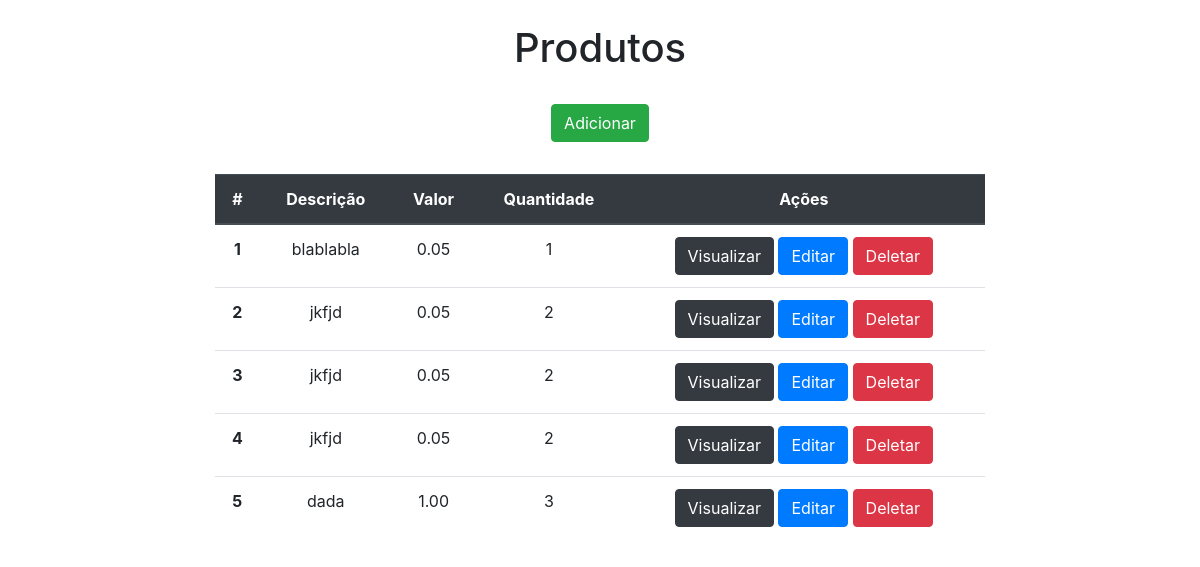
Before: / with the older database file.
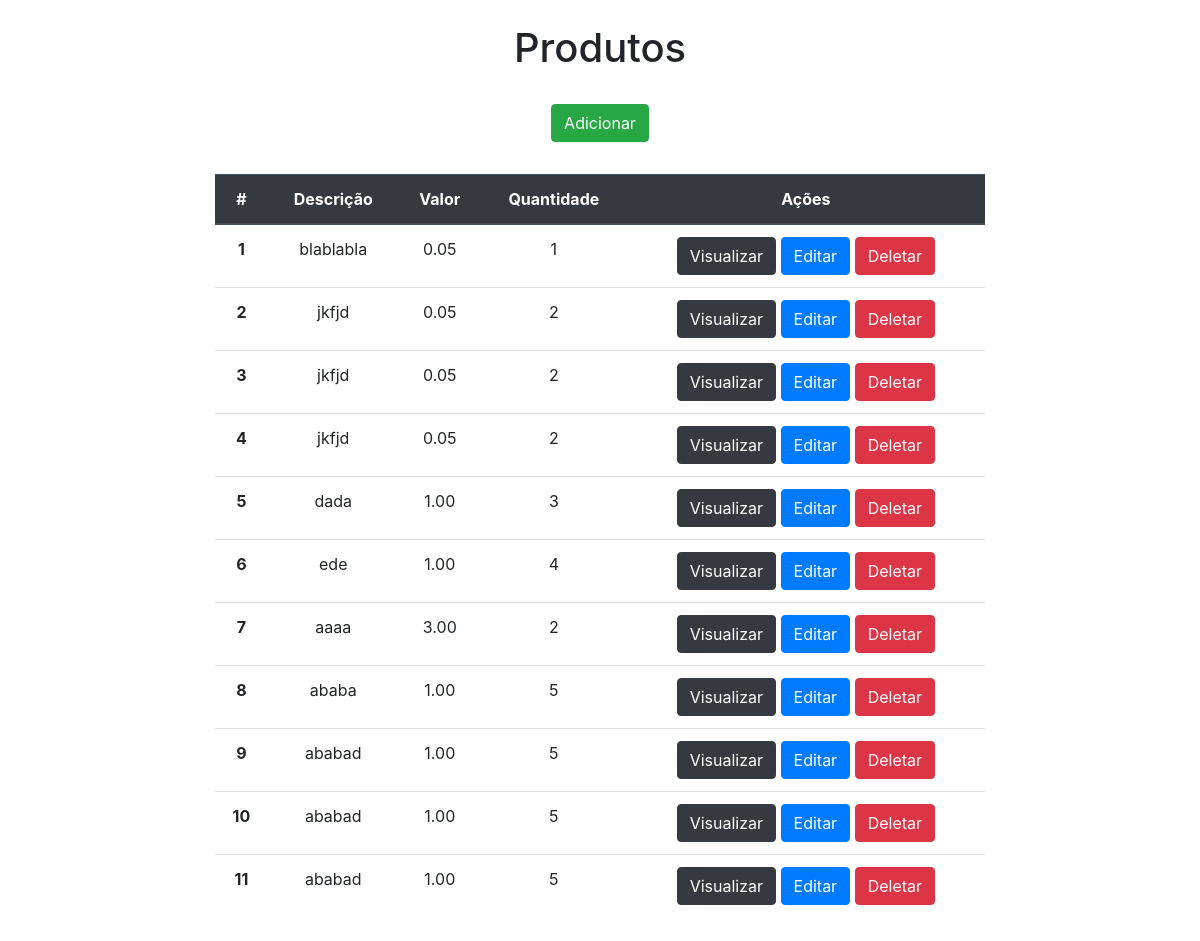
After: the same page with the newer database file.
### products/models.py (models this page shows, shortened)
class Product(models.Model):
    description = models.CharField(max_length=100)
    price = models.DecimalField(max_digits=9, decimal_places=2)
    quantity = models.IntegerField()

### products/views.py (the view)
# urls.py: 2. Add a URL to urlpatterns:  path('', views.home, name='home')
def home(request):
    products = Product.objects.all()
    return render(request, 'index.html', {'products': products})

### products/templates/index.html (shortened to what this page needs)
<!DOCTYPE html>
<html lang="pt-br">
<head>
    <link rel="stylesheet" href="https://stackpath.bootstrapcdn.com/bootstrap/4.4.1/css/bootstrap.min.css">
</head>
<body>
    <div class="col-8 m-auto pt-4 pb-2 text-center">
        <h1>Produtos</h1>
    </div>
    <div class="col-8 m-auto pt-3 pb-2 text-center">
        <a href="/create" class="btn btn-success">Adicionar</a>
    </div>
    <div class="col-8 m-auto pt-4 pb-2 text-center">
        <table class="table">
          <thead class="thead-dark">
            <tr>
              <th scope="col">#</th>
              <th scope="col">Descrição</th>
              <th scope="col">Valor</th>
              <th scope="col">Quantidade</th>
              <th scope="col">Ações</th>
            </tr>
          </thead>
          <tbody>
          {% for dbs in products %}
            <tr>
              <th>{{dbs.id}}</th>
              <td>{{dbs.description}}</td>
              <td>{{dbs.price}}</td>
              <td>{{dbs.quantity}}</td>
              <td>
                  <a href="view/<int:pk>" class="btn btn-dark">Visualizar</a>
                  <a href="" class="btn btn-primary">Editar</a>
                  <a href="" class="btn btn-danger">Deletar</a>
              </td>
            </tr>
          {% endfor %}
          </tbody>
        </table>
    </div>
</body>
</html>

Changed rows visible on the page:
added Product: id "6", description "ede", price "1.00", quantity "4"
added Product: id "7", description "aaaa", price "3.00", quantity "2"
added Product: id "8", description "ababa", price "1.00", quantity "5"
added Product: id "9", description "ababad", price "1.00", quantity "5"
added Product: id "10", description "ababad", price "1.00", quantity "5"
added Product: id "11", description "ababad", price "1.00", quantity "5"
